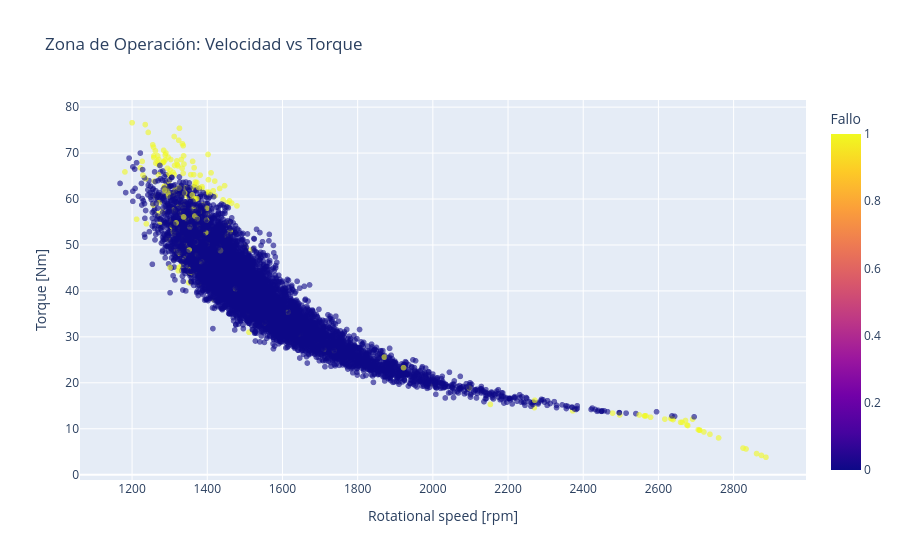

The notebook cell saved with this chart:
### Code cell
fig3 = plot_torque_speed_scatter(df)
fig3.show()

### Figure 1 — Plotly figure (JSON) as saved in the notebook; plotly's stock layout.template omitted (floating-point values rounded to 4 significant figures; data arrays with more than 128 entries replaced by an {"elided": "..."} marker saying what was removed)
{"data": [{"hovertemplate": "Rotational speed [rpm]=%{x}<br>Torque [Nm]=%{y}<br>Fallo=%{marker.color}<extra></extra>", "legendgroup": "", "marker": {"color": {"elided": "10000 int values"}, "coloraxis": "coloraxis", "opacity": 0.6, "symbol": "circle"}, "mode": "markers", "name": "", "showlegend": false, "type": "scattergl", "x": {"elided": "10000 int values"}, "xaxis": "x", "y": {"elided": "10000 float values"}, "yaxis": "y"}], "layout": {"coloraxis": {"colorbar": {"title": {"text": "Fallo"}}, "colorscale": [[0, "#0d0887"], [0.1111, "#46039f"], [0.2222, "#7201a8"], [0.3333, "#9c179e"], [0.4444, "#bd3786"], [0.5556, "#d8576b"], [0.6667, "#ed7953"], [0.7778, "#fb9f3a"], [0.8889, "#fdca26"], [1, "#f0f921"]]}, "legend": {"tracegroupgap": 0}, "title": {"text": "Zona de Operación: Velocidad vs Torque"}, "xaxis": {"anchor": "y", "domain": [0, 1], "title": {"text": "Rotational speed [rpm]"}}, "yaxis": {"anchor": "x", "domain": [0, 1], "title": {"text": "Torque [Nm]"}}}}
